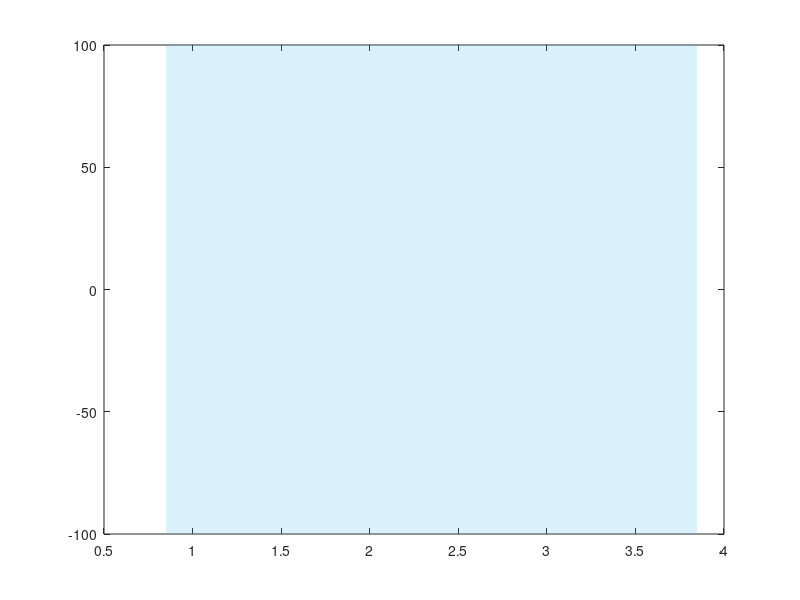

The MATLAB script that drew this image: (Note: this script raises an error after producing the figure.)
clear all; close all;
w_window = 1500;
h_window = 700;

line_width = 5;
line_width_loadtrace = 2.5;
line_width_circle = 2;
line_width_kcircle = 4;
marker = 'o';
markerSize = 3;
fontSize = 24;
smooth_index = 1;

efficiency_select = 2;  % 0 for radi efficiency and 1 for total efficiency 2 for all together

color_order = get(gca,'colororder');
line_color = [0 0.4 1;
              0 0 0
              1 0 0];



filename = {'radiefficiency_1by2_REF.csv',
            'radiefficiency_1by2_NIP.csv',
            'radiefficiency_1by2_IP.csv'};
S11_filename = {'S11mag_1by2_REF.csv',
                'S11mag_1by2_NIP.csv',
                'S11mag_1by2_IP.csv'};


% filename = {'radiefficiency_2by2_REF.csv',
%             'radiefficiency_2by2_NIP.csv',
%             'radiefficiency_2by2_IP.csv'};
% S11_filename = {'S11mag_2by2_REF.csv',
%                 'S11mag_2by2_NIP.csv',
%                 'S11mag_2by2_IP.csv'};


% filename = {'radiefficiency_3by2_REF.csv',
%             'radiefficiency_3by2_NIP.csv',
%             'radiefficiency_3by2_IP.csv'};
% S11_filename = {'S11mag_3by2_REF.csv',
%                 'S11mag_3by2_NIP.csv',
%                 'S11mag_3by2_IP.csv'};


% filename = {'radiefficiency_nopattern_NIP.csv',
%             'radiefficiency_nopattern_IP.csv'};
% S11_filename = {'S11mag_nopattern_NIP.csv',
%                 'S11mag_nopattern_IP.csv'};
% line_color = [color_order(1, :);
%               color_order(2, :)
%               color_order(3, :)];


        
num_datagroup = length(filename);

figure(1)
set(gcf,'position',[[200, 200], w_window, h_window]);
fill([0.85, 3.85, 3.85, 0.85],[-100,-100,100,100], [0.3010 0.7450 0.9330], 'LineStyle', 'none', 'FaceAlpha', 0.2, 'Handlevisibility', 'off');
hold on
x_line_l = xline(0.85, '--', [num2str(850),' MHz'], 'LineWidth', line_width-2, 'FontSize', fontSize-1, 'HandleVisibility', 'off', 'Color', 'black');
x_line_l.LabelVerticalAlignment = 'top';
x_line_l.LabelHorizontalAlignment = 'right';

x_line_h = xline(3.85, '--', [num2str(3850),' MHz'], 'LineWidth', line_width-2, 'FontSize', fontSize-1, 'HandleVisibility', 'off', 'Color', 'black');
x_line_h.LabelVerticalAlignment = 'top';
x_line_h.LabelHorizontalAlignment = 'left';

for i = 1:num_datagroup
    data = csvread(char(filename(i)), 1, 0);  % skips the first row of data 
    S11_data = csvread(char(S11_filename(i)), 1, 0);  % skips the first row of data 
    freq = data(:, 1);
    efficiency = 100 * data(:, 2);
    S11mag = S11_data(:, 2);
    
    total_efficiency = efficiency .* abs(1 - abs(S11mag) .^ 2);

    if efficiency_select == 1
        plot(freq, smooth(total_efficiency, smooth_index), '-', 'linewidth', line_width, 'color', line_color(i, :));
        ylabel('Total Efficiency (%)', 'FontSize', fontSize); 
        Legend = {'REF', 'NIP', 'IP'};
    elseif efficiency_select == 0
        plot(freq, smooth(efficiency, smooth_index), '-', 'linewidth', line_width, 'color', line_color(i, :));
        ylabel('Radiation Efficiency (%)', 'FontSize', fontSize);  
        Legend = {'REF', 'NIP', 'IP'};
    else
        plot(freq, smooth(efficiency, smooth_index), '-', 'linewidth', line_width, 'color', line_color(i, :));
        plot(freq, smooth(total_efficiency, smooth_index), ':', 'linewidth', line_width, 'color', line_color(i, :));
        ylabel('Efficiency (%)', 'FontSize', fontSize);  
        Legend = {'\eta_{rad} (REF)', '\eta_{total} (REF)', '\eta_{rad} (NIP)', '\eta_{total} (NIP)', '\eta_{rad} (IP)', '\eta_{total} (IP)'};
    end
    
    hold on
    grid on
end


set(gca, 'FontSize', fontSize);
xlabel('Frequency (GHz)', 'FontSize', fontSize);
xlim([1 4.5])
ylim([0 100])




x_line_h = xline(2.57, '--', ['TM_1_0 (REF)'], 'LineWidth', line_width, 'FontSize', fontSize-4, 'HandleVisibility', 'off', 'Color', line_color(1, :));
x_line_h.LabelVerticalAlignment = 'top';
x_line_h.LabelHorizontalAlignment = 'left';

x_line_h = xline(2.1, '--', ['TM_1_0 (NIP)'], 'LineWidth', line_width, 'FontSize', fontSize-4, 'HandleVisibility', 'off', 'Color', line_color(2, :));
x_line_h.LabelVerticalAlignment = 'top';
x_line_h.LabelHorizontalAlignment = 'left';

x_line_h = xline(2.17, '--', ['TM_1_0 (IP)'], 'LineWidth', line_width, 'FontSize', fontSize-4, 'HandleVisibility', 'off', 'Color', line_color(3, :));
x_line_h.LabelVerticalAlignment = 'top';
x_line_h.LabelHorizontalAlignment = 'right';




%plot(HFSS_freq, HFSS_S11, ':', 'color', [0 0 0], 'linewidth', line_width);

legend(Legend, 'FontSize', 20, 'location', 'northeast');

%xline(2.17, '--', '2.17 GHz', 'linewidth', line_width, 'FontSize', fontSize, 'fontweight', 'bold', 'Handlevisibility', 'off', 'LabelVerticalAlignment', 'bottom', 'LabelHorizontalAlignment', 'left')

